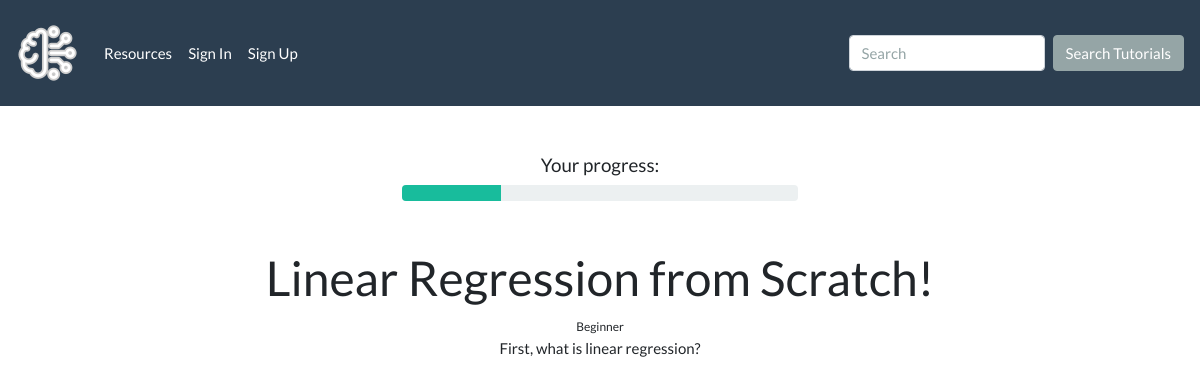
The app's page /tutorials/1 with its own data.
### tutorial_app/models.py (models this page shows)
class Tutorial(db.Model):
    id = db.Column(db.Integer, primary_key=True)
    category = db.Column(
        db.Enum(TutorialCategory), default=TutorialCategory.OTHER
    )
    title = db.Column(db.String(40), nullable=False)
    difficulty = db.Column(
        db.Enum(Difficulty), default=Difficulty.INTERMEDIATE
    )
    body = db.Column(db.String(10000), nullable=False)
    saved_by = db.relationship(
        "User",
        secondary="saved_tutorials",
        back_populates="saved_tutorials",
    )

### tutorial_app/main/routes.py (the view)
@main.route("/tutorials/<tutorial_id>")
def tutorial_details(tutorial_id):
    tutorial = Tutorial.query.get(tutorial_id)
    return render_template("tutorial_detail.html", tutorial=tutorial)

### tutorial_app/utils.py (called while the page is built)
    def __str__(self):
        return str(self.value)

### tutorial_app/templates/tutorial_detail.html (shortened to what this page needs)
{% extends 'base.html' %}
{% block content %}
<h5 class="ml-auto mr-auto mt-5 text-center">Your progress:</h5>
<div class="progress ml-auto mr-auto mb-5" style="width: 33%;">
  <div class="progress-bar bg-success" role="progressbar" style="width: 25%;" aria-valuenow="25" aria-valuemin="0" aria-valuemax="100"></div>
</div>
<div class="m-auto text-center col-md-9">
  <h1>{{ tutorial.title }}</h1>
  <small>{{ tutorial.difficulty }}</small>
  <p>{{ tutorial.body }}</p>
</div>
{% endblock %}

### records on screen
Tutorial: title "Linear Regression from Scratch!", difficulty "Beginner", body "First, what is linear regression?"
